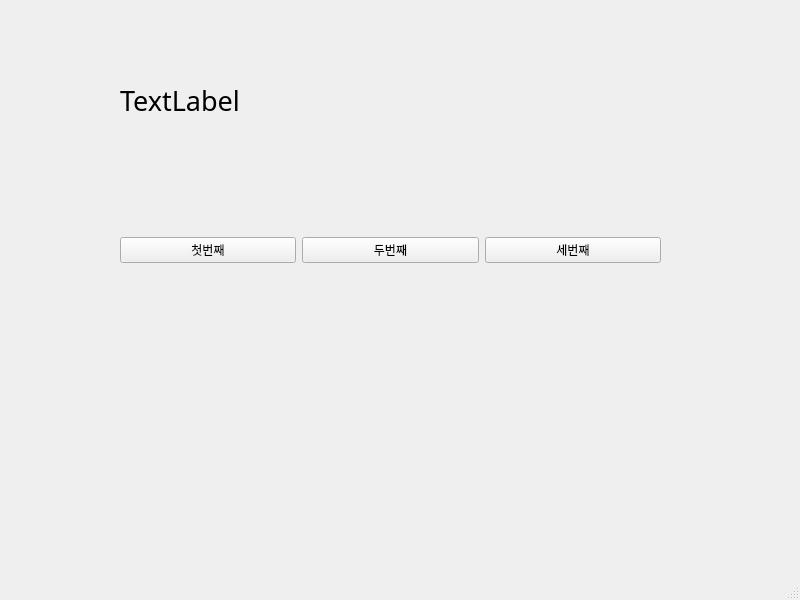
<?xml version="1.0" encoding="UTF-8"?>
<ui version="4.0">
 <class>MainWindow</class>
 <widget class="QMainWindow" name="MainWindow">
  <property name="geometry">
   <rect>
    <x>0</x>
    <y>0</y>
    <width>800</width>
    <height>600</height>
   </rect>
  </property>
  <property name="windowTitle">
   <string>MainWindow</string>
  </property>
  <widget class="QWidget" name="centralwidget">
   <widget class="QWidget" name="horizontalLayoutWidget">
    <property name="geometry">
     <rect>
      <x>120</x>
      <y>170</y>
      <width>541</width>
      <height>161</height>
     </rect>
    </property>
    <layout class="QHBoxLayout" name="horizontalLayout">
     <item>
      <widget class="QPushButton" name="pushButton">
       <property name="text">
        <string>첫번째</string>
       </property>
      </widget>
     </item>
     <item>
      <widget class="QPushButton" name="pushButton_2">
       <property name="text">
        <string>두번째</string>
       </property>
      </widget>
     </item>
     <item>
      <widget class="QPushButton" name="pushButton_3">
       <property name="text">
        <string>세번째</string>
       </property>
      </widget>
     </item>
    </layout>
   </widget>
   <widget class="QLabel" name="label">
    <property name="geometry">
     <rect>
      <x>120</x>
      <y>70</y>
      <width>541</width>
      <height>61</height>
     </rect>
    </property>
    <property name="font">
     <font>
      <family>돋움체</family>
      <pointsize>20</pointsize>
     </font>
    </property>
    <property name="text">
     <string>TextLabel</string>
    </property>
   </widget>
  </widget>
  <widget class="QMenuBar" name="menubar">
   <property name="geometry">
    <rect>
     <x>0</x>
     <y>0</y>
     <width>800</width>
     <height>21</height>
    </rect>
   </property>
  </widget>
  <widget class="QStatusBar" name="statusbar"/>
 </widget>
 <resources/>
 <connections>
  <connection>
   <sender>pushButton</sender>
   <signal>clicked()</signal>
   <receiver>MainWindow</receiver>
   <slot>firstClick()</slot>
   <hints>
    <hint type="sourcelabel">
     <x>149</x>
     <y>270</y>
    </hint>
    <hint type="destinationlabel">
     <x>184</x>
     <y>324</y>
    </hint>
   </hints>
  </connection>
  <connection>
   <sender>pushButton_2</sender>
   <signal>clicked()</signal>
   <receiver>MainWindow</receiver>
   <slot>secondClick()</slot>
   <hints>
    <hint type="sourcelabel">
     <x>335</x>
     <y>266</y>
    </hint>
    <hint type="destinationlabel">
     <x>378</x>
     <y>311</y>
    </hint>
   </hints>
  </connection>
  <connection>
   <sender>pushButton_3</sender>
   <signal>clicked()</signal>
   <receiver>MainWindow</receiver>
   <slot>thirdClick()</slot>
   <hints>
    <hint type="sourcelabel">
     <x>521</x>
     <y>270</y>
    </hint>
    <hint type="destinationlabel">
     <x>556</x>
     <y>305</y>
    </hint>
   </hints>
  </connection>
 </connections>
 <slots>
  <slot>firstClick()</slot>
  <slot>secondClick()</slot>
  <slot>thirdClick()</slot>
 </slots>
</ui>
